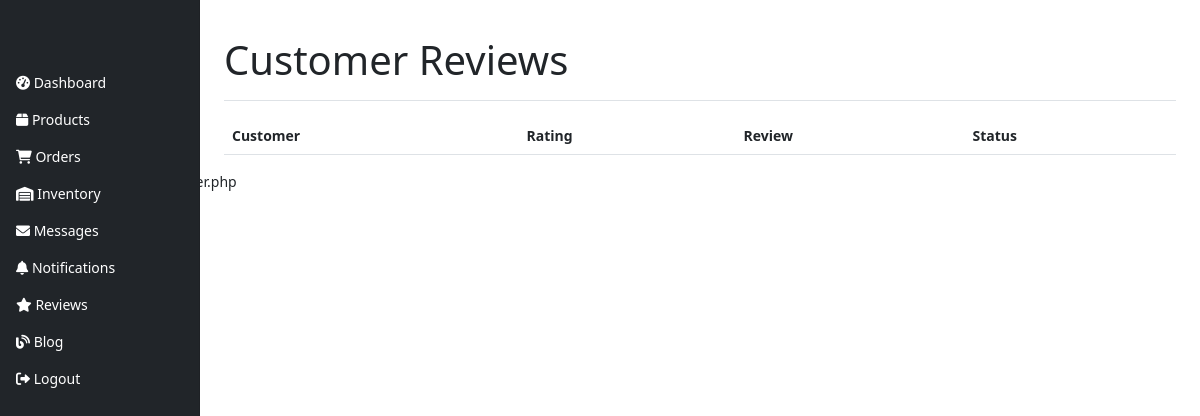
/admin/reviews.php (signed in), run on an earlier commit of the app's database.
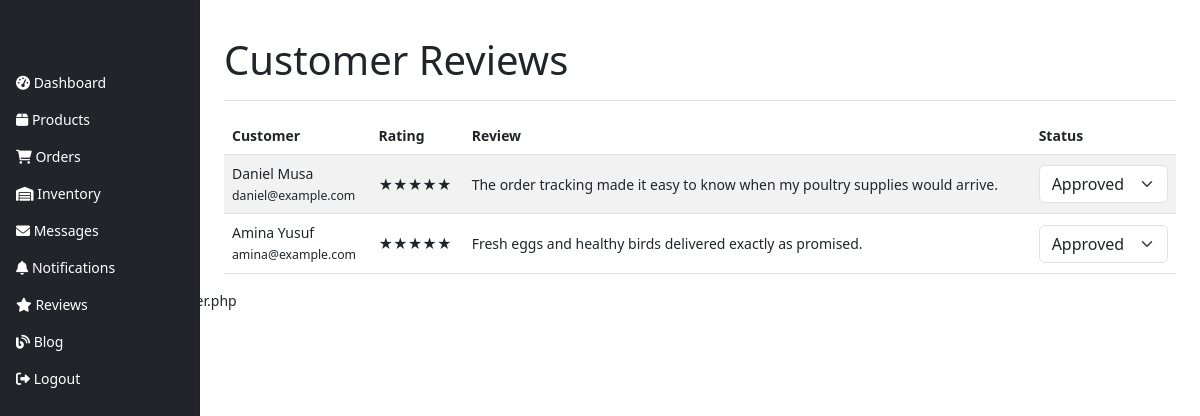
And on a later commit of the database.
### tables this page shows
CREATE TABLE IF NOT EXISTS `reviews` (
  `id` int(11) NOT NULL AUTO_INCREMENT,
  `customer_id` int(11) DEFAULT NULL,
  `customer_name` varchar(120) NOT NULL,
  `customer_email` varchar(120) NOT NULL,
  `rating` tinyint(1) NOT NULL DEFAULT 5,
  `review` text NOT NULL,
  `status` enum('pending','approved','rejected') DEFAULT 'pending',
  `created_at` timestamp NOT NULL DEFAULT current_timestamp(),
  PRIMARY KEY (`id`)
);

### admin/reviews.php (the view, shortened to what this page needs)
<?php
require_once '../config/db.php';
$reviews = $pdo->query('SELECT * FROM reviews ORDER BY id DESC')->fetchAll();
include 'includes/admin_header.php';
?>
<div class="container-fluid"><div class="row"><?php include 'includes/admin_sidebar.php'; ?>
<main class="col-md-9 ms-sm-auto col-lg-10 px-md-4">
    <div class="pt-3 pb-2 mb-3 border-bottom"><h1>Customer Reviews</h1></div>
    <table class="table table-striped align-middle"><thead><tr><th>Customer</th><th>Rating</th><th>Review</th><th>Status</th></tr></thead><tbody>
        <?php foreach($reviews as $review): ?><tr><td><?php echo $review['customer_name']; ?><br><small><?php echo $review['customer_email']; ?></small></td><td><?php echo str_repeat('★', (int)$review['rating']); ?></td><td><?php echo $review['review']; ?></td><td><form method="POST"><select class="form-select" name="status" onchange="this.form.submit()"><option value="approved" <?php echo $review['status']=='approved'?'selected':''; ?>>Approved</option></select></form></td></tr><?php endforeach; ?>
    </tbody></table>
</main></div></div>
<?php include 'includes/admin_footer.php'; ?>

### admin/includes/admin_header.php (shortened to what this page needs)
<!DOCTYPE html>
<html>
<head><link href="https://cdn.jsdelivr.net/npm/bootstrap@5.3.0-alpha1/dist/css/bootstrap.min.css" rel="stylesheet"><link rel="stylesheet" href="https://cdnjs.cloudflare.com/ajax/libs/font-awesome/6.0.0/css/all.min.css"><link rel="stylesheet" href="../assets/css/admin.css"></head>
<body>

### admin/includes/admin_sidebar.php
<nav class="col-md-3 col-lg-2 d-md-block bg-dark sidebar">
    <div class="position-sticky pt-3">
        <ul class="nav flex-column">
            <li class="nav-item"><a class="nav-link text-white" href="index.php"><i class="fas fa-tachometer-alt"></i> Dashboard</a></li>
            <li class="nav-item"><a class="nav-link text-white" href="products.php"><i class="fas fa-box"></i> Products</a></li>
            <li class="nav-item"><a class="nav-link text-white" href="orders.php"><i class="fas fa-shopping-cart"></i> Orders</a></li>
            <li class="nav-item"><a class="nav-link text-white" href="inventory.php"><i class="fas fa-warehouse"></i> Inventory</a></li>
            <li class="nav-item"><a class="nav-link text-white" href="messages.php"><i class="fas fa-envelope"></i> Messages</a></li>
            <li class="nav-item"><a class="nav-link text-white" href="notifications.php"><i class="fas fa-bell"></i> Notifications</a></li>
            <li class="nav-item"><a class="nav-link text-white" href="reviews.php"><i class="fas fa-star"></i> Reviews</a></li>
            <li class="nav-item"><a class="nav-link text-white" href="blog.php"><i class="fas fa-blog"></i> Blog</a></li>
            <li class="nav-item"><a class="nav-link text-white" href="logout.php"><i class="fas fa-sign-out-alt"></i> Logout</a></li>
        </ul>
    </div>
</nav>

### admin/includes/admin_footer.php
// admin/includes/admin_footer.php
</body></html>

### assets/css/admin.css (style rules this page uses)
body { font-size: .875rem; }
.sidebar { position: fixed; top: 0; bottom: 0; left: 0; z-index: 100; padding: 48px 0 0; box-shadow: inset -1px 0 0 rgba(0,0,0,.1); }
.sidebar .nav-link { font-weight: 500; color: #ddd; }
main { margin-left: 250px; padding-top: 20px; }

What changed in the data, as far as the page shows it:
added reviews: customer_name "Daniel Musa", customer_email "daniel@example.com", rating "★★★★★", review "The order tracking made it easy to know when my poultry supplies would arrive.", status "Approved"
added reviews: customer_name "Amina Yusuf", customer_email "amina@example.com", rating "★★★★★", review "Fresh eggs and healthy birds delivered exactly as promised.", status "Approved"
